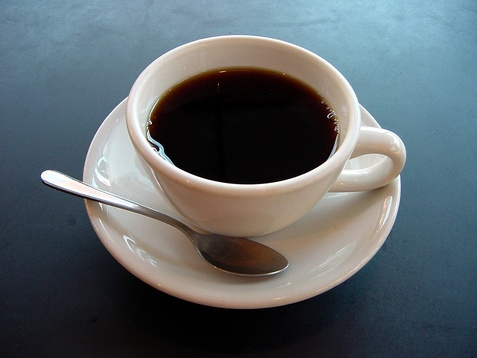
#> input picture Problem_3/images/coffee_cup.jpg, 477 x 358 px, shrunk from 1280 x 960 before the run
$ python main.py
#> lines starting #> are read from the running program, lines starting #| are printed output that depends on the picture; after the words box and inside, x2 and y2 are one past the last pixel; in counts of white or black regions, pixels touching at a corner belong together
"""
=============================================================================
Problem 3: GrabCut을 이용한 대화식 영역 분할 및 객체 추출
=============================================================================
이 코드는 OpenCV의 GrabCut 알고리즘을 사용하여 coffee cup 이미지에서
사용자가 지정한 사각형 영역을 기반으로 객체(컵)를 배경으로부터 자동 분리합니다.

과목: 컴퓨터비전 - L03 Edge and Region
=============================================================================
"""

# OpenCV 라이브러리 임포트: 이미지 처리 및 GrabCut 알고리즘 사용
import cv2 as cv

# NumPy 라이브러리 임포트: 배열 생성 및 마스크 처리에 사용
import numpy as np

# Matplotlib pyplot 임포트: 결과 이미지 3개를 나란히 시각화
import matplotlib.pyplot as plt

# os 모듈 임포트: 파일 경로 및 디렉토리 조작에 사용
import os

# ─────────────────────────────────────────────────────────────────────────────
# 한글 폰트 설정 (matplotlib에서 한글 제목/라벨이 깨지지 않도록)
# ─────────────────────────────────────────────────────────────────────────────
import matplotlib
from matplotlib import font_manager
_korean_fonts = ['NanumGothic', 'NanumBarunGothic', 'Malgun Gothic', 'AppleGothic', 'UnDotum']
_available_fonts = {f.name for f in font_manager.fontManager.ttflist}
for _font in _korean_fonts:
    if _font in _available_fonts:
        matplotlib.rcParams['font.family'] = _font
        break
matplotlib.rcParams['axes.unicode_minus'] = False

# ─────────────────────────────────────────────────────────────────────────────
# 1단계: 이미지 불러오기
# ─────────────────────────────────────────────────────────────────────────────

# 현재 스크립트 파일의 디렉토리를 기준으로 이미지 경로 구성
script_dir = os.path.dirname(os.path.abspath(__file__))

# coffee cup 이미지 경로 (공백 포함 파일명을 coffee_cup.jpg로 복사해서 사용)
image_path = os.path.join(script_dir, "images", "coffee_cup.jpg")

# 이미지를 BGR 형식으로 불러옴
img_bgr = cv.imread(image_path)
#> img_bgr is the input picture: shape (358, 477, 3); mean B, G, R 105.3, 100.9, 92.1

# 이미지 불러오기 실패 시 예외 처리
if img_bgr is None:
    raise FileNotFoundError(f"이미지를 찾을 수 없습니다: {image_path}")

# 이미지 정보 출력
print(f"[완료] 이미지 불러오기 성공: {image_path}")
print(f"[정보] 이미지 크기: {img_bgr.shape[1]}x{img_bgr.shape[0]} (너비x높이)")
#| [정보] 이미지 크기: 477x358 (너비x높이)

# ─────────────────────────────────────────────────────────────────────────────
# 2단계: GrabCut 초기 모델 및 마스크 설정
# ─────────────────────────────────────────────────────────────────────────────

# GrabCut 알고리즘 초기화를 위한 마스크 생성
# np.zeros(): 모든 값이 0인 배열 생성
# 마스크 크기: 이미지와 동일한 크기 (높이, 너비), 자료형: np.uint8 (0~255)
# 초기값 0은 cv.GC_BGD (확실한 배경)을 의미
mask = np.zeros(img_bgr.shape[:2], dtype=np.uint8)
print(f"[완료] GrabCut 마스크 초기화 완료: shape={mask.shape}, dtype={mask.dtype}")
#| [완료] GrabCut 마스크 초기화 완료: shape=(358, 477), dtype=uint8

# GrabCut 내부 가우시안 혼합 모델(GMM) 초기화
# bgdModel: 배경 GMM 모델 파라미터 저장 배열 (1x65, float64로 초기화)
# fgdModel: 전경 GMM 모델 파라미터 저장 배열 (1x65, float64로 초기화)
# 65 = 가우시안 성분의 파라미터 수 (평균, 공분산, 가중치 등)
# 이 배열은 GrabCut이 내부적으로 학습하면서 업데이트하는 모델 파라미터
bgdModel = np.zeros((1, 65), np.float64)  # 배경 모델 파라미터 초기화
fgdModel = np.zeros((1, 65), np.float64)  # 전경 모델 파라미터 초기화

# ─────────────────────────────────────────────────────────────────────────────
# 3단계: 초기 사각형 영역 설정 (관심 영역 지정)
# ─────────────────────────────────────────────────────────────────────────────

# GrabCut에 전달할 초기 ROI(Region of Interest) 직사각형 설정
# 형식: (x, y, width, height)
#   x, y: 사각형의 왼쪽 상단 꼭짓점 좌표
#   width: 사각형의 너비 (픽셀)
#   height: 사각형의 높이 (픽셀)
#
# 이미지 크기에서 여백(margin)을 주어 객체가 포함되도록 설정
# 이미지 크기 기반 동적 사각형 설정
h, w = img_bgr.shape[:2]     # 이미지 높이, 너비
#> h = 358; w = 477
margin = 20                   # 이미지 가장자리에서 안쪽으로 20픽셀 여백

# 전체 이미지에서 가장자리를 제외한 영역을 사각형으로 지정
rect = (margin, margin, w - 2 * margin, h - 2 * margin)
#> rect = (20, 20, 437, 318)
print(f"[완료] 초기 사각형 설정 완료: (x={rect[0]}, y={rect[1]}, w={rect[2]}, h={rect[3]})")
#| [완료] 초기 사각형 설정 완료: (x=20, y=20, w=437, h=318)
print(f"[정보] 이미지 내 사각형 비율: {rect[2]/w*100:.1f}% x {rect[3]/h*100:.1f}%")
#| [정보] 이미지 내 사각형 비율: 91.6% x 88.8%

# ─────────────────────────────────────────────────────────────────────────────
# 4단계: GrabCut 알고리즘 실행
# ─────────────────────────────────────────────────────────────────────────────

# cv.grabCut(): GrabCut 분할 알고리즘 실행 함수
# GrabCut 알고리즘 원리:
#   1) 사각형 외부 → 확실한 배경(GC_BGD)으로 초기화
#   2) 사각형 내부 → GMM(가우시안 혼합 모델)로 전경/배경 분리 시작
#   3) 그래프 컷(Graph Cut) 최적화로 전경/배경 분류 반복 개선
#
# 파라미터 설명:
#   - img: 입력 컬러 이미지 (BGR)
#   - mask: 초기 마스크 (0: 배경, 1: 전경, 2: 가능배경, 3: 가능전경)
#   - rect: 초기 사각형 좌표 (x, y, w, h)
#   - bgdModel: 배경 GMM 모델 (내부적으로 업데이트됨)
#   - fgdModel: 전경 GMM 모델 (내부적으로 업데이트됨)
#   - iterCount: 알고리즘 반복 횟수 (많을수록 정확하지만 느림)
#   - mode: 초기화 방법 (cv.GC_INIT_WITH_RECT: 사각형으로 초기화)
cv.grabCut(
    img_bgr,            # 입력 이미지 (BGR)
    mask,               # 마스크 배열 (알고리즘이 업데이트함)
    rect,               # 초기 사각형 영역
    bgdModel,           # 배경 GMM 모델 (출력: 학습된 파라미터)
    fgdModel,           # 전경 GMM 모델 (출력: 학습된 파라미터)
    iterCount=10,       # 반복 횟수 (10번 반복으로 분류 정확도 향상)
    mode=cv.GC_INIT_WITH_RECT  # 사각형 기반 초기화 모드
)
print("[완료] GrabCut 알고리즘 실행 완료 (10회 반복 최적화)")

# ─────────────────────────────────────────────────────────────────────────────
# 5단계: 마스크 처리 - 전경/배경 분리
# ─────────────────────────────────────────────────────────────────────────────

# GrabCut 실행 후 마스크 값 설명:
#   cv.GC_BGD (=0): 확실한 배경   → 최종 배경으로 처리
#   cv.GC_FGD (=1): 확실한 전경   → 최종 전경으로 처리
#   cv.GC_PR_BGD (=2): 배경 가능성 → 배경으로 처리
#   cv.GC_PR_FGD (=3): 전경 가능성 → 전경으로 처리 (GrabCut의 추정값)
#
# np.where(): 조건에 따라 값을 선택하는 함수
# 조건: 마스크 값이 2(배경가능성) 또는 0(확실배경)이면 0, 그 외는 1
# → 전경(1)과 가능전경(3)을 1로, 배경(0)과 가능배경(2)을 0으로 변환
# np.uint8로 변환하여 이미지 곱셈에 사용 가능하게 함
mask2 = np.where((mask == cv.GC_BGD) | (mask == cv.GC_PR_BGD), 0, 1).astype(np.uint8)

# 마스크 통계 출력 (전경/배경 픽셀 수 확인)
foreground_pixels = np.sum(mask2 == 1)   # 전경으로 분류된 픽셀 수
#> foreground_pixels = 68067
background_pixels = np.sum(mask2 == 0)  # 배경으로 분류된 픽셀 수
#> background_pixels = 102699
print(f"[완료] 마스크 생성 완료 - 전경: {foreground_pixels}픽셀, 배경: {background_pixels}픽셀")
#| [완료] 마스크 생성 완료 - 전경: 68067픽셀, 배경: 102699픽셀
print(f"[정보] 전경 비율: {foreground_pixels/(foreground_pixels+background_pixels)*100:.1f}%")
#| [정보] 전경 비율: 39.9%

# ─────────────────────────────────────────────────────────────────────────────
# 6단계: 배경 제거 - 객체(전경)만 추출
# ─────────────────────────────────────────────────────────────────────────────

# 마스크를 3채널로 확장하여 컬러 이미지에 적용 가능하게 변환
# mask2[:, :, np.newaxis]: (H, W) -> (H, W, 1) 형태로 차원 추가
# * img_bgr: 브로드캐스팅으로 3채널 이미지 각각에 마스크 곱셈 적용
#   → 전경(mask=1): 원본 픽셀 값 유지 (1을 곱하므로)
#   → 배경(mask=0): 픽셀 값이 0이 됨 = 검정색(완전 배경 제거)
img_foreground = img_bgr * mask2[:, :, np.newaxis]
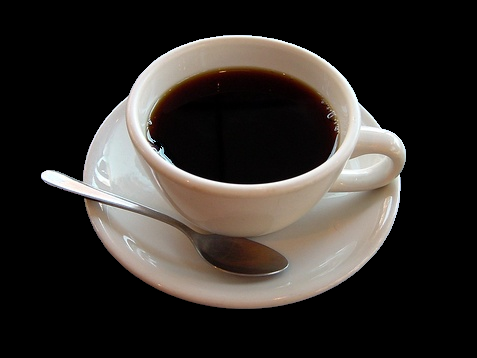
#> img_foreground: shape (358, 477, 3); mean B, G, R 42.5, 46.2, 50.7
print("[완료] 배경 제거 완료 - 전경 객체만 추출된 이미지 생성")

# ─────────────────────────────────────────────────────────────────────────────
# 7단계: 결과 이미지 저장
# ─────────────────────────────────────────────────────────────────────────────

# 결과 저장 폴더 생성
result_dir = os.path.join(script_dir, "results")
os.makedirs(result_dir, exist_ok=True)  # 폴더 없으면 자동 생성

# 마스크 이미지 저장 (0 또는 1의 이진 마스크를 0 또는 255로 스케일링하여 가시화)
mask_visual = mask2 * 255  # 1 → 255(흰색), 0 → 0(검정색)으로 스케일링
cv.imwrite(os.path.join(result_dir, "grabcut_mask.jpg"), mask_visual)
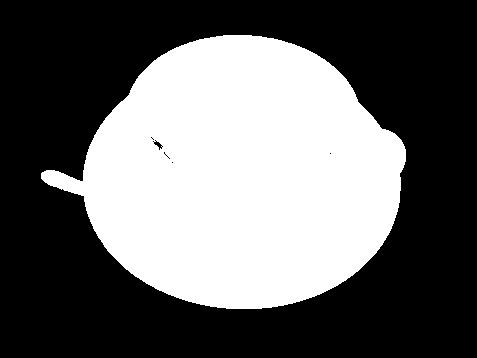
#> saved as grabcut_mask.jpg: shape (358, 477); 39.9% white; 1 white region, box (x1, y1, x2, y2) and area: (41, 35, 406, 309) 68067

# 배경 제거된 전경 이미지 저장
cv.imwrite(os.path.join(result_dir, "foreground_extracted.jpg"), img_foreground)

print(f"[완료] 결과 이미지 저장 완료: {result_dir}/")

# ─────────────────────────────────────────────────────────────────────────────
# 8단계: Matplotlib을 사용한 3개 이미지 나란히 시각화
# ─────────────────────────────────────────────────────────────────────────────

# BGR -> RGB 변환 (Matplotlib은 RGB 채널 순서를 사용)
img_rgb = cv.cvtColor(img_bgr, cv.COLOR_BGR2RGB)              # 원본 이미지
img_fg_rgb = cv.cvtColor(img_foreground, cv.COLOR_BGR2RGB)    # 배경 제거 이미지

# 1x3 서브플롯 생성 (3개 이미지를 가로로 나란히)
fig, axes = plt.subplots(1, 3, figsize=(18, 6))

# 전체 Figure 제목
fig.suptitle("Problem 3: GrabCut 대화식 영역 분할 및 객체 추출", fontsize=16, fontweight='bold')

# ── 첫 번째: 원본 이미지 ──
axes[0].imshow(img_rgb)                              # 원본 컬러 이미지 시각화
axes[0].set_title("원본 이미지 (Original)", fontsize=12)
axes[0].axis('off')                                  # 축 눈금 제거

# ── 두 번째: GrabCut 마스크 이미지 ──
# cmap='gray': 이진 마스크를 흑백으로 시각화 (흰색=전경, 검정=배경)
axes[1].imshow(mask2, cmap='gray')                   # 마스크 시각화
axes[1].set_title("GrabCut 마스크\n(흰색=전경, 검정=배경)", fontsize=12)
axes[1].axis('off')                                  # 축 눈금 제거

# ── 세 번째: 배경 제거 이미지 ──
axes[2].imshow(img_fg_rgb)                           # 전경(객체)만 남은 이미지
axes[2].set_title("배경 제거 결과\n(전경 객체만 추출)", fontsize=12)
axes[2].axis('off')                                  # 축 눈금 제거

# 서브플롯 사이 여백 자동 조정
plt.tight_layout()

# 시각화 결과 파일 저장
output_path = os.path.join(result_dir, "result_visualization.png")
plt.savefig(output_path, dpi=150, bbox_inches='tight')
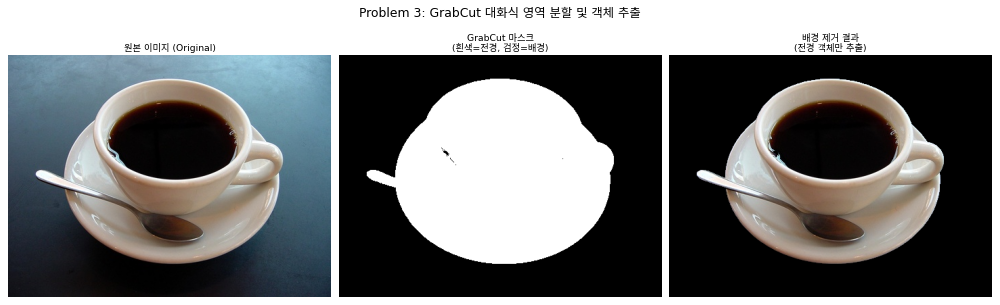
#> figure drawn by matplotlib, 3 panels
print(f"[완료] 시각화 결과 저장 완료: {output_path}")

# 화면에 결과 표시
plt.show()

# 최종 완료 메시지
print("\n=== Problem 3 GrabCut 객체 추출 완료 ===")
print(f"   결과 파일 위치: {result_dir}/")
print("   생성된 파일: grabcut_mask.jpg, foreground_extracted.jpg, result_visualization.png")
